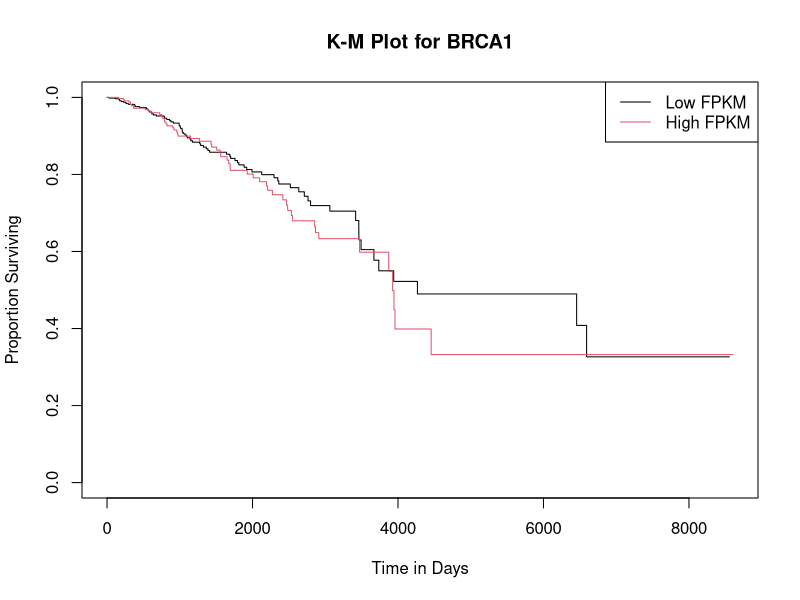
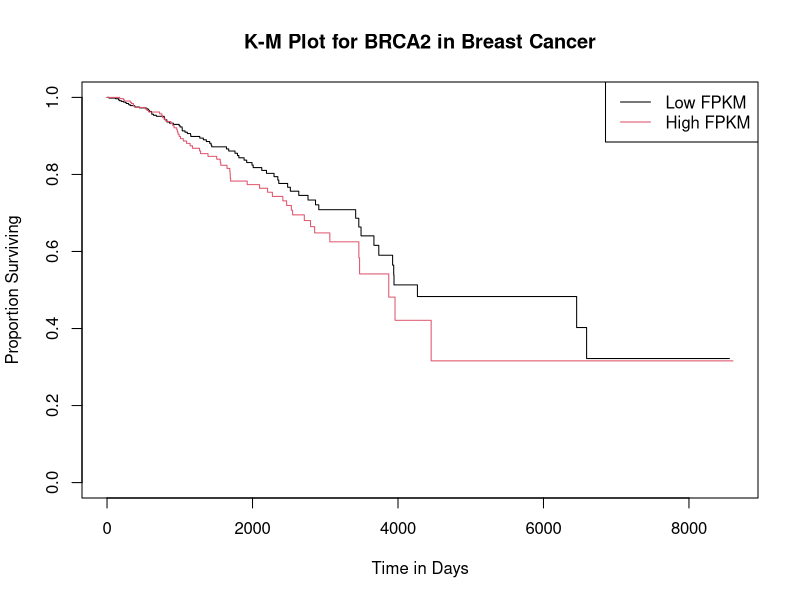
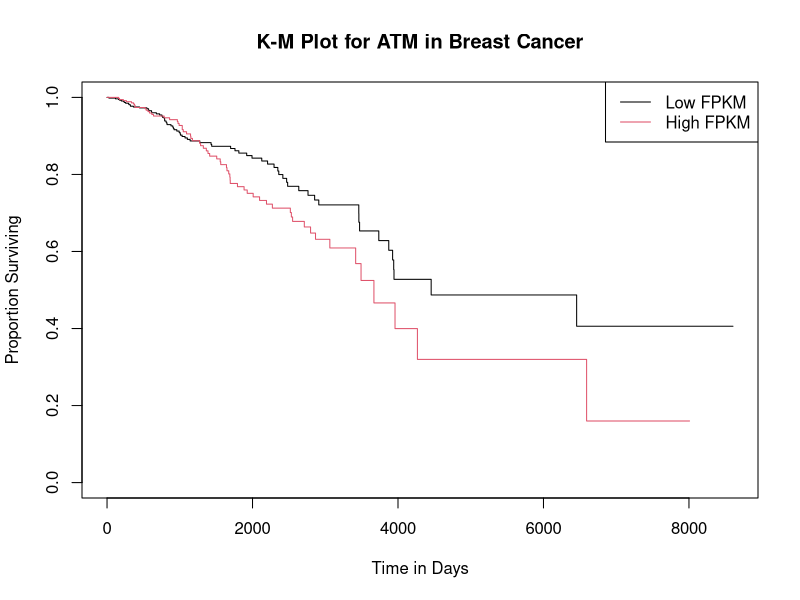
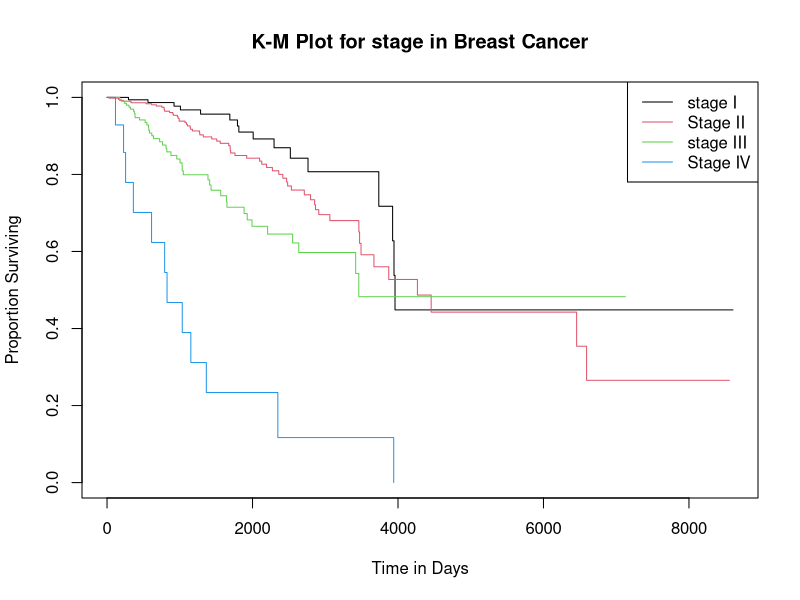
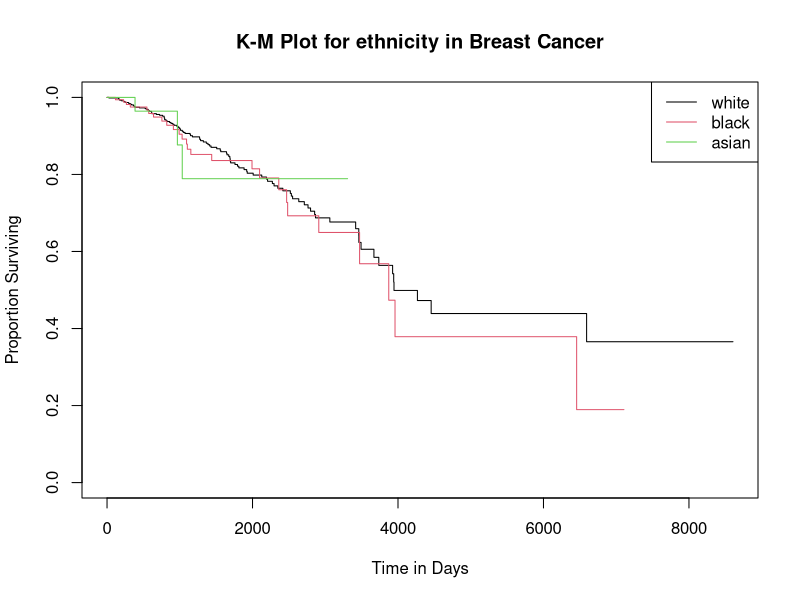

Source code (R) for these figures, in order: (Note: this script raises an error after producing the figures.)
library("survival")
library("plyr")
library("survminer")

###############################################KM################################################
survData <- read.delim("breast.txt" , sep ="\t" , stringsAsFactors=FALSE)



fit1 <- survfit(Surv(time, status) ~ BRCA1.FPKM, data = survData)
print(fit1)
jpeg(file="FPKM_Plot_BRCA1 in Breast Cancer.jpeg", 500, 500, pointsize=15)
plot(fit1, main="K-M Plot for BRCA1", xlab="Time in Days", ylab="Proportion Surviving", col=c(1:2)) 
legend('topright', c("Low FPKM","High FPKM"), lty=1, col=c(1:2))
dev.off()

fit2 <- survfit(Surv(time, status) ~ BRCA2.FPKM, data = survData)
print(fit2)
jpeg(file="FPKM_Plot_BRCA2.jpeg", 500, 500, pointsize=15)
plot(fit2, main="K-M Plot for BRCA2 in Breast Cancer", xlab="Time in Days", ylab="Proportion Surviving", col=c(1:2)) 
legend('topright', c("Low FPKM","High FPKM"), lty=1, col=c(1:2))
dev.off()

fit3 <- survfit(Surv(time, status) ~ ATM.FPKM, data = survData)
print(fit3)
jpeg(file="FPKM_Plot_ATM.jpeg", 500, 500, pointsize=15)
plot(fit3, main="K-M Plot for ATM in Breast Cancer", xlab="Time in Days", ylab="Proportion Surviving", col=c(1:2)) 
legend('topright', c("Low FPKM","High FPKM"), lty=1, col=c(1:2))
dev.off()


fit4 <- survfit(Surv(time, status) ~ stage, data = survData)
print(fit4)
jpeg(file="stage_Plot.jpeg", 500, 500, pointsize=15)
plot(fit4, main="K-M Plot for stage in Breast Cancer", xlab="Time in Days", ylab="Proportion Surviving", col=c(1:4)) 
legend('topright', c("stage I","Stage II","stage III","Stage IV"), lty=1, col=c(1:4))
dev.off()

fit5 <- survfit(Surv(time, status) ~ ethnicity, data = survData)
print(fit5)
jpeg(file="ethnicity_Plot.jpeg", 500, 500, pointsize=15)
plot(fit5, main="K-M Plot for ethnicity in Breast Cancer", xlab="Time in Days", ylab="Proportion Surviving", col=c(1:3))
legend('topright', c("white","black","asian"), lty=1, col=c(1:3))
dev.off()

####Surv Diff###############3
surv_diff <- survdiff(Surv(time, status) ~ BRCA1.FPKM, data = survData)
surv_diff

###########ggplot############

#####stage##############
jpeg(file="stage_Plot_ggplot_breast.jpeg", 500, 500, pointsize=1)
ggsurvplot(
   fit4,                     # survfit object with calculated statistics.
   pval = TRUE,             # show p-value of log-rank test.
   conf.int = TRUE,         # show confidence intervals for 
                            # point estimaes of survival curves.
   conf.int.style = "step",  # customize style of confidence intervals
   ggtheme = theme_light(), # customize plot and risk table with a theme.
   risk.table = "abs_pct",  # absolute number and percentage at risk.
  risk.table.y.text.col = T,# colour risk table text annotations.
  risk.table.y.text = FALSE,# show bars instead of names in text annotations
                            # in legend of risk table.
  ncensor.plot = TRUE,      # plot the number of censored subjects at time t
  surv.median.line = "hv",  # add the median survival pointer.
  legend.title = "Stage",
  legend.labs = 
    c("stage i", "stage ii", "stage iii", "stage iv"),    # change legend labels.
  palette = 
    c("#E7B800", "#2E9FDF", "#2ECC71", "#E74C3C") # custom color palettes.
)
dev.off()

###########ethnicity######
jpeg(file="ethnicity_Plot_ggplot_breast.jpeg", 500, 500, pointsize=1)
ggsurvplot(
   fit5,                     # survfit object with calculated statistics.
   pval = TRUE,             # show p-value of log-rank test.
   conf.int = TRUE,         # show confidence intervals for 
                            # point estimaes of survival curves.
   conf.int.style = "step",  # customize style of confidence intervals
   ggtheme = theme_light(), # customize plot and risk table with a theme.
   risk.table = "abs_pct",  # absolute number and percentage at risk.
  risk.table.y.text.col = T,# colour risk table text annotations.
  risk.table.y.text = FALSE,# show bars instead of names in text annotations
                            # in legend of risk table.
  ncensor.plot = TRUE,      # plot the number of censored subjects at time t
  surv.median.line = "hv",  # add the median survival pointer.
  legend.title = "Ethnicity",
  legend.labs = 
    c("White", "Black or African American", "Asian"),    # change legend labels.
  palette = 
    c( "#2E9FDF", "#2ECC71", "#E74C3C") # custom color palettes.
)
dev.off()

################BRCA1##########

jpeg(file="BRCA1_Plot_ggplot_breast.jpeg", 500, 500, pointsize=1)
ggsurvplot(
   fit1,                     # survfit object with calculated statistics.
   pval = TRUE,             # show p-value of log-rank test.
   #conf.int = TRUE,         # show confidence intervals for 
                            # point estimaes of survival curves.
   conf.int.style = "step",  # customize style of confidence intervals
   ggtheme = theme_test(), # customize plot and risk table with a theme.
   risk.table = "abs_pct",  # absolute number and percentage at risk.
  risk.table.y.text.col = T,# colour risk table text annotations.
  risk.table.y.text = FALSE,# show bars instead of names in text annotations
                            # in legend of risk table.
  ncensor.plot = TRUE,      # plot the number of censored subjects at time t
  surv.median.line = "hv",  # add the median survival pointer.
  legend.title = "BRCA1 FPKM",
  legend.labs = 
    c("Low", "High"),    # change legend labels.
  palette = 
    c( "#2ECC71", "#E74C3C") # custom color palettes.
)
dev.off()
###################################BRCA2###############3

jpeg(file="BRCA2_Plot_ggplot_breast.jpeg", 500, 500, pointsize=1)
ggsurvplot(
   fit2,                     # survfit object with calculated statistics.
   pval = TRUE,             # show p-value of log-rank test.
   conf.int = TRUE,         # show confidence intervals for 
                            # point estimaes of survival curves.
   conf.int.style = "step",  # customize style of confidence intervals
   ggtheme = theme_light(), # customize plot and risk table with a theme.
   risk.table = "abs_pct",  # absolute number and percentage at risk.
  risk.table.y.text.col = T,# colour risk table text annotations.
  risk.table.y.text = FALSE,# show bars instead of names in text annotations
                            # in legend of risk table.
  ncensor.plot = TRUE,      # plot the number of censored subjects at time t
  surv.median.line = "hv",  # add the median survival pointer.
  legend.title = "BRCA2 FPKM",
  legend.labs = 
    c("Low", "High"),    # change legend labels.
  palette = 
    c( "#2ECC71", "#E74C3C") # custom color palettes.
)
dev.off()

################ATM#######################
jpeg(file="ATM_Plot_ggplot_breast.jpeg", 500, 500, pointsize=1)
ggsurvplot(
   fit3,                     # survfit object with calculated statistics.
   pval = TRUE,             # show p-value of log-rank test.
   conf.int = TRUE,         # show confidence intervals for 
                            # point estimaes of survival curves.
   conf.int.style = "step",  # customize style of confidence intervals
   ggtheme = theme_light(), # customize plot and risk table with a theme.
   risk.table = "abs_pct",  # absolute number and percentage at risk.
  risk.table.y.text.col = T,# colour risk table text annotations.
  risk.table.y.text = FALSE,# show bars instead of names in text annotations
                            # in legend of risk table.
  ncensor.plot = TRUE,      # plot the number of censored subjects at time t
  surv.median.line = "hv",  # add the median survival pointer.
  legend.title = "ATM FPKM",
  legend.labs = 
    c("Low", "High"),    # change legend labels.
  palette = 
    c( "#2ECC71", "#E74C3C") # custom color palettes.
)
dev.off()


